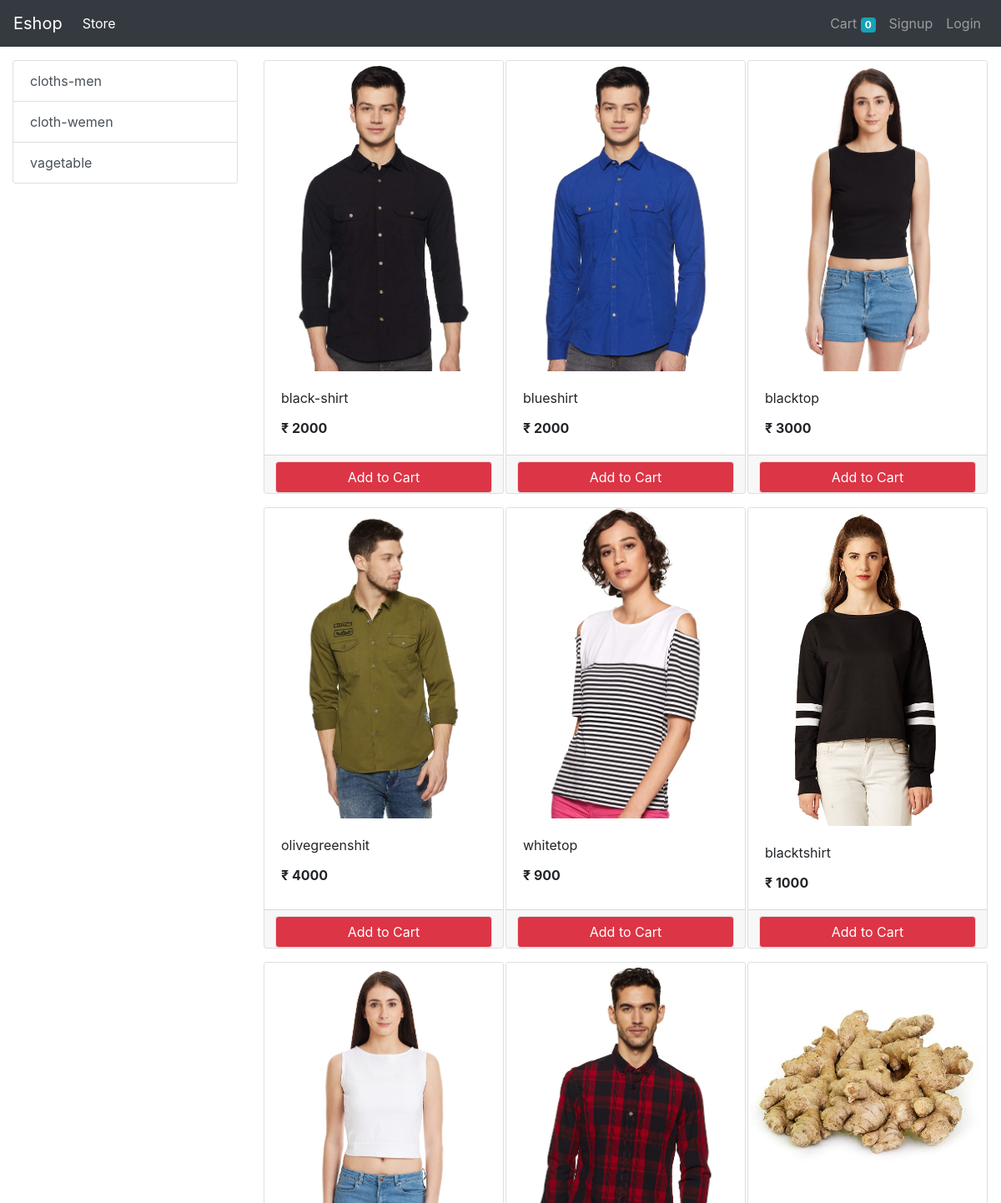
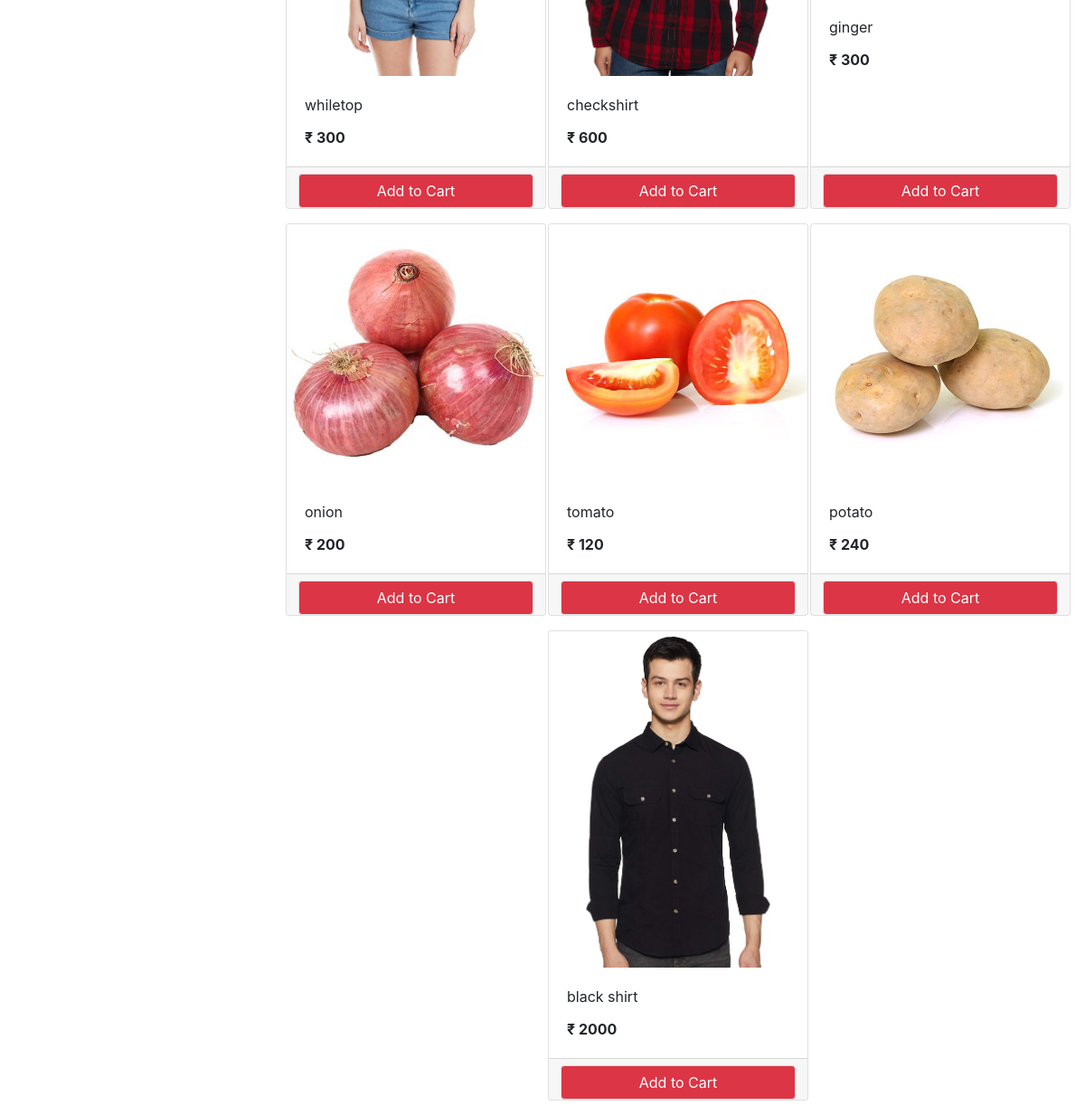
/?category=1, run on the app's committed database (2 pictures, top to bottom).
### store/models/category.py (models this page shows, shortened)
class Category(models.Model):
    name = models.CharField(max_length=20)
    @staticmethod
    def get_all_categories():
       return Category.objects.all()

### store/models/product.py (models this page shows, shortened)
class Product(models.Model):
    name = models.CharField(max_length=50)
    price = models.IntegerField(default=0)
    category = models.ForeignKey(Category,on_delete=models.CASCADE,default=1)
    description = models.CharField(max_length=200,default='',null=True , blank=True)
    image = models.ImageField(upload_to='products/')
    @staticmethod
    def get_all_products_by_categoryid(category_id):
        if category_id:
            return Product.objects.filter(category = category_id)
        else:
            return Product.get_all_products();

### store/views/home.py (the view, shortened to what this page needs)
# urls.py: path('', Index.as_view() , name='homepage'),
class Index(View):
    def get(self,request):
        cart = request.session.get('cart')
        if not cart:
            request.session.cart = {}
        products = None
        categories = Category.get_all_categories()
        categoryID = request.GET.get('category')
        if categoryID:
            products = Product.get_all_products_by_categoryid(categoryID)
        else:
            products = Product.get_all_products();
        data = {}
        data['products'] = products
        data['categories'] = categories
        print('you are',request.session.get('email'))
        return render(request,'index.html', data)

### store/templatetags/cart.py (called while the page is built)
@register.filter(name = 'is_in_cart')
def is_in_cart(product , cart):
    keys = cart.keys()
    for id in keys:
        if int(id) == product.id:
            return True
    return False;

### store/templatetags/custom_filter.py (called while the page is built)
@register.filter(name='currency')
def currency(number):
    return " ₹ "+str(number)

### store/templates/index.html (shortened to what this page needs)
{% extends 'base.html'%}
{% block content %}
{% load cart%}
{% load custom_filter%}
    <div class="container-fluid mt-3">
       <div class="row">
        <div class="col-lg-3">
            <div class="list-group">
                {% for category in categories  %}
                <a href="/?category={{category.id}}" class="list-group-item list-group-item-action">
                    {{category.name}}
                </a>
                {% endfor %}
            </div>
        </div>
        <div id='products' class="col-lg-9 mx-auto">
            <div class="row mx-auto">
                {% for product in products %}
                <div class="card mx-auto mb-3" id='{{product.id}}' style="width: 18rem;">
                    <img class="card-img-top" src="{{product.image.url}}
                    " alt="Card image cap">
                    <div class="card-body">
                      <p class="card-title">{{product.name}}</p>
                      <p class="card-text"><b>{{product.price|currency}}</b></p>
                    </div>
                    <div class="card-footer p-0 no-gutters">
                        {% if product|is_in_cart:request.session.cart %}
                        <div class="row no-gutters">
                            <form action="/#{{product.id}}" class="col-2" method="post">
                                {% csrf_token %}
                                <input hidden type="text" name='product' value="{{product.id}}">
                                <input hidden type="text" name='remove' value="True">
                                <input type="submit" value="-" class=" btn btn-block btn-secondary">
                            </form>
                            <div class="text-center col">{{product|cart_quantity:request.session.cart}} in cart</div>
                            <form action="/#{{product.id}}" class="col-2" method="post">
                                {% csrf_token %}
                                <input hidden type="text" name='product' value="{{product.id}}">
                                <input type="submit" value="+" class=" btn btn-block btn-secondary">
                            </form>
                        </div>
                        {% else %}
                        <form action="/#{{product.id}}" method="POST" class="btn btn-block">
                            <input type="submit" class="float-right btn btn-right btn btn-danger border btn-block" value="Add to Cart">
                        </form>
                        {% endif %}
                    </div>
                  </div>
                {% endfor%}
            </div>
        </div>
       </div>
    </div>
{% endblock content %}

### data on the page
Category: name "cloths-men"
Category: name "cloth-wemen"
Category: name "vagetable"
Product: {{ product.id }} 1 (drawn), image (picture), name "black-shirt", price "₹ 2000"
Product: image (picture), name "blueshirt", price "₹ 2000"
Product: image (picture), name "blacktop", price "₹ 3000"
Product: image (picture), name "olivegreenshit", price "₹ 4000"
Product: image (picture), name "whitetop", price "₹ 900"
Product: image (picture), name "blacktshirt", price "₹ 1000"
Product: image (picture), name "whiletop", price "₹ 300"
Product: image (picture), name "checkshirt", price "₹ 600"
Product: image (picture), name "ginger", price "₹ 300"
Product: image (picture), name "onion", price "₹ 200"
Product: image (picture), name "tomato", price "₹ 120"
Product: image (picture), name "potato", price "₹ 240"
Product: image (picture), name "black shirt", price "₹ 2000"

### other printed values
{{ request.session.cart.keys|length }} "0"
